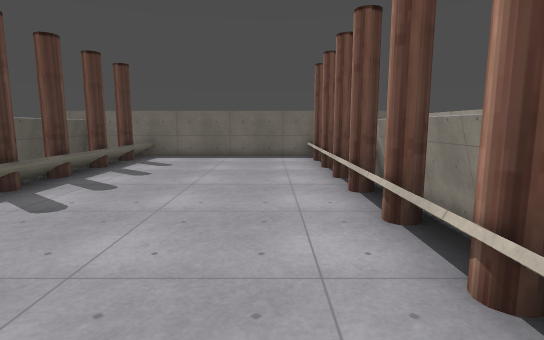
[1] (above)

17 first-person views from a walk through a 3-D level made in the Godot game engine. The camera is 1.5 m above the floor, tilts 8° down and sees 80° across. The floor is counted in squares, 1 m on a side. Each view is taken from the middle of a square. On the plan, view 1 faces up. The plan holds only what a view shows up to about 15 squares ahead; the rest is blank. The place goes on beyond the plan. Characters and animated objects are not drawn. Door leaves are left out where a doorway can be walked through. Some surface patterns are stand-ins.

[2]
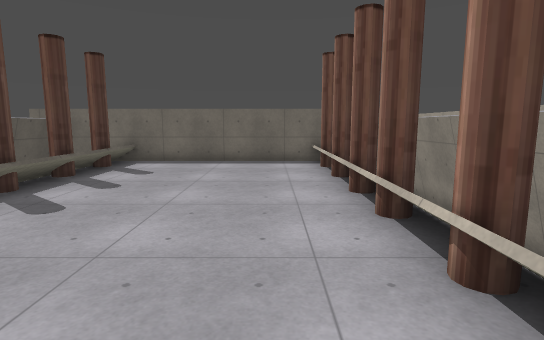

[3]
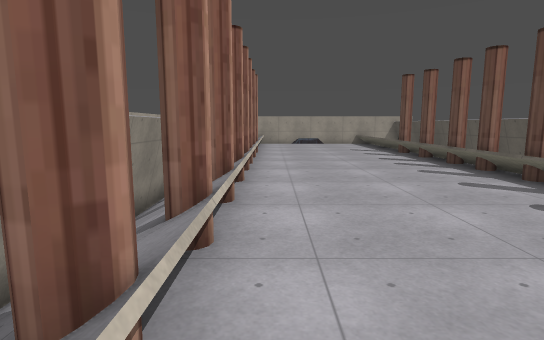

[4]
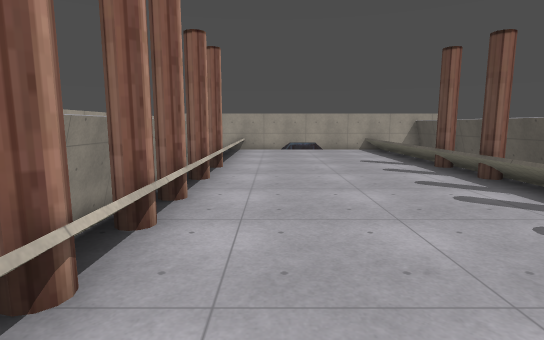

[5]
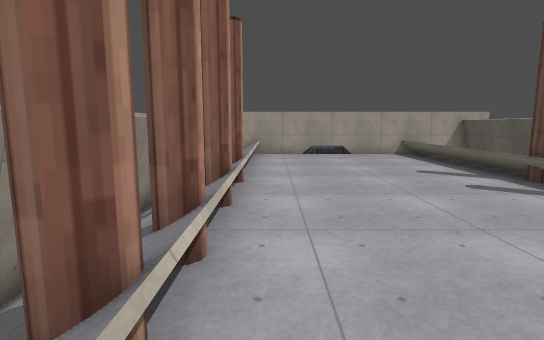

[6]
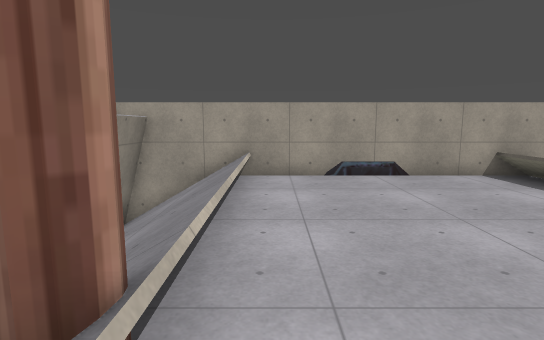

[7]
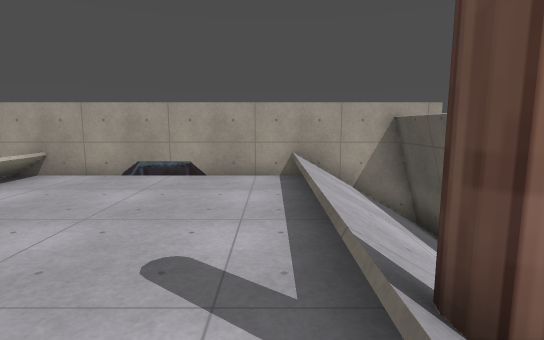

[8]
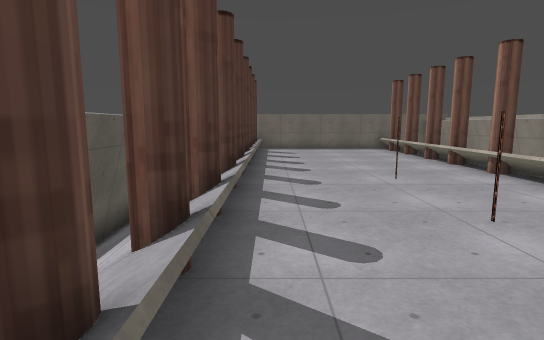

[9]
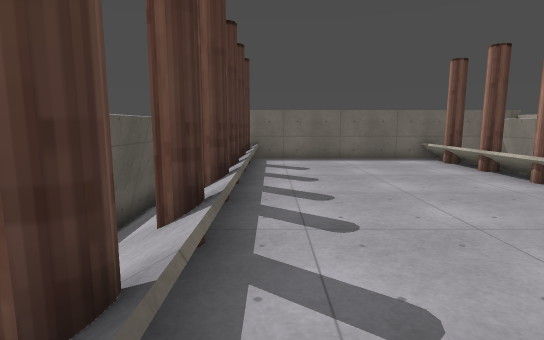

[10]
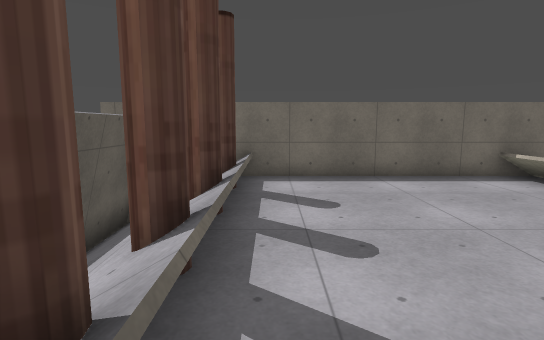

[11]
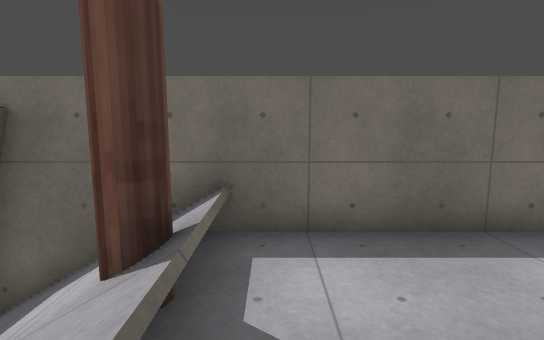

[12]
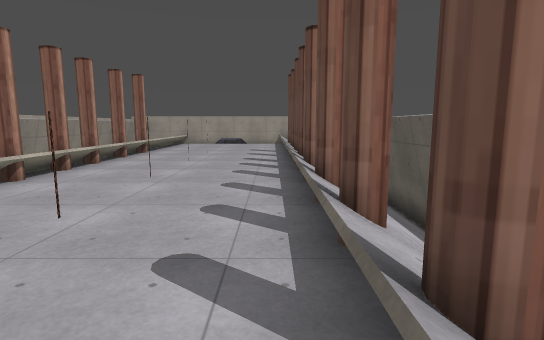

[13]
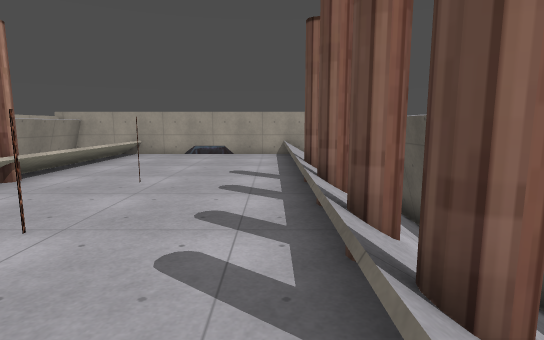

[14]
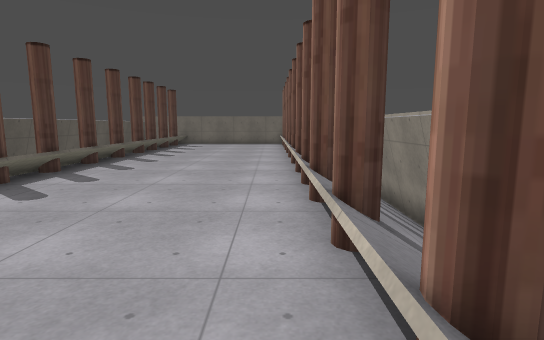

[15]
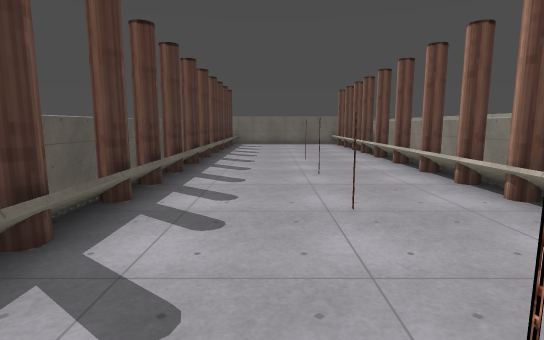

[16]
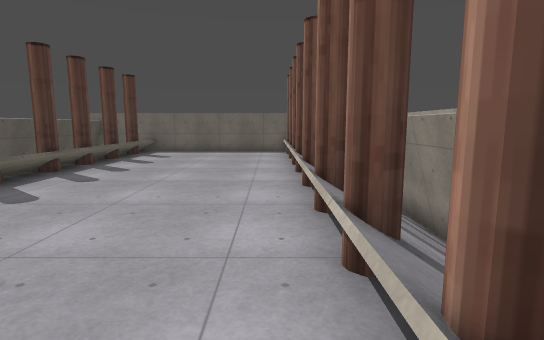

[17]
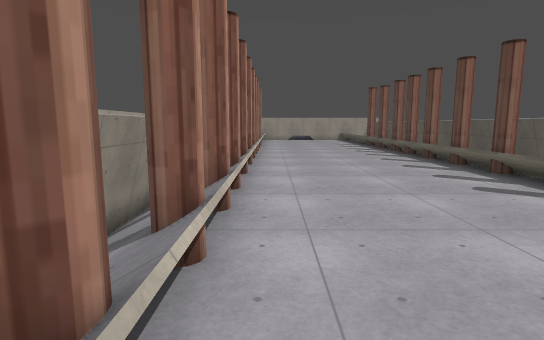

### Floor plan
Key: @ floor where view 1 was taken; # wall or solid block; . floor; D open door; ^ raised ledge.
Columns run from 8 left of view 1 to 4 right of it. Each row starts with its distance up from view 1.
 16 #############
 15 ^^^.......^^
 14 ^^#.......#
 13 ^^^.......^
 12 ^ ^.......^^
 11 ^^#.......#^
 10 ^^^.......^^^
  9 ^^#.......#^^
  8 ^ ^.......^^^
  7 ^^#.......#^^
  6 ^^^.......^^^
  5  ^#.......#^^
  4  ^^...#...^^^
  3 ^^#.......#^^
  2 ^ ^.......^^^
  1 ^ ^.......^^^
  0 ^^#...#.@.#^^
 -1  ^^.......^^^
 -2  ^#.......#^^
 -3 ^^^.......^^^
 -4 ^^#...#...#^^
 -5  ^^.......^^
 -6 ^^#.......#^
 -7 ^ ^.......^^^
 -8 ^^#...#...^ ^
 -9   #.......^
-10  ^^.......^^
-11  ^^.......^^
-12 ^^^.......^^
-13 ^^^.......^^^
-14 ^^^.......^^^
-15 ^^^.......^^^
-16 ^^^...D...^^^
-17 ######D######

Positions as (right, up) in squares from view 1, and headings:
1: (0, 0), facing up
2: (0, 2), facing up
3: (1, 9), facing down
4: (0, 3), facing down
5: (1, 0), facing down
6: (1, -7), facing down
7: (-5, -7), facing down
8: (-5, -5), facing up
9: (-5, 1), facing up
10: (-5, 6), facing up
11: (-5, 11), facing up
12: (-5, 9), facing down
13: (-5, 0), facing down
14: (1, -10), facing up
15: (-3, -10), facing up
16: (1, -3), facing up
17: (1, 15), facing down
